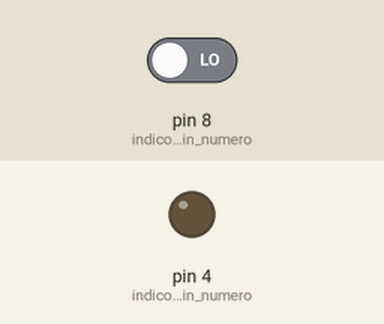
Recording of a sketch running on a simulated Arduino Uno, built with avr-gcc and run on an emulated ATmega328P. Shown: output pins drawn as LEDs (lit = HIGH). Inputs (shaded band) come from the test bench; at power-on: pin 8 (indico_que_el_pin_numero) LOW.

Above: at 1.2 s.
1.3 s: pin 8 (indico_que_el_pin_numero) driven HIGH
At 1.7 s:
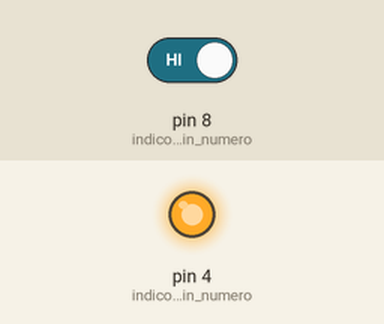
Timing chart, 0 to 4.3 s (numbered marks = the images above; inputs shaded):
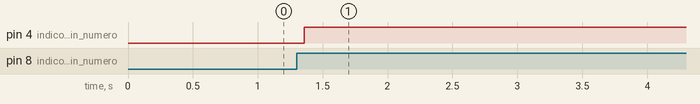

Measured:
- after the input at 1.3 s, pin 4 (indico_que_el_pin_numero): LOW → HIGH after 0.06 s

The sketch:

ledpulsadoantiefectorebote2.ino
```cpp
int estadoac = 0; //declaro la variable estadoac a 0 al inicio del programa o reset,
int estadoan = 0; //declaro estadoan a 0 ya que no puede tener otro valor al inicio
int salida = 0; //declaro la variable salida , guardara el valer del estado en funcion si se pulso o no el botn
void setup() {
pinMode(8,INPUT); //indico que el pin numero 8 es de entrada ya que lo tengo en serie con el boton con un cable
pinMode(4,OUTPUT); //indico que el pin numero 4 es de salida y con un cable lo conecto al anado del un led


}

void loop() {
estadoac = digitalRead(8);  // le digo que me guarde el valor de lectura de la entrada pin8 en este caso el valor de pulsacion del boton y me lo guarde en estadoac
if ((estadoac == HIGH) && (estadoan == LOW)) {  //le pregunto que si estadoac es HIGH,1, se ha pulsado y el estadoac esta a 0 es como un enclavamiento de retardo de scan
  salida = 1 - salida; // si esto pasa acutalizado y guardamos el nuevo estado en la variable salida
  delay (60) ; //retardo efecto muelle de boton
}
estadoan = estadoac; //actualizamos los estados de las varialbles en la varaibleac ya que la accion se realizo

if(salida == 1) {
digitalWrite(4,HIGH);
}
else {
  digitalWrite(4,LOW);
}

}
```
